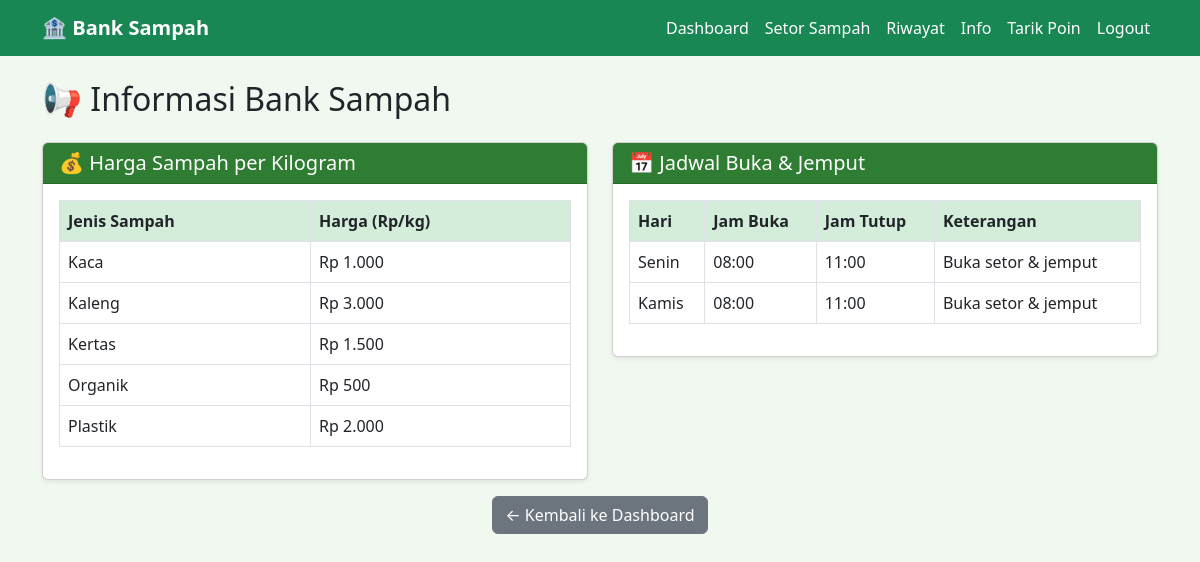
/info.php, run on the app's committed database.
### tables this page shows
CREATE TABLE harga_sampah (
    id INT AUTO_INCREMENT PRIMARY KEY,
    jenis_sampah VARCHAR(50) UNIQUE NOT NULL,
    harga_per_kg INT NOT NULL
);

CREATE TABLE jadwal (
    id INT AUTO_INCREMENT PRIMARY KEY,
    hari VARCHAR(20) NOT NULL,
    jam_buka TIME NOT NULL,
    jam_tutup TIME NOT NULL,
    keterangan TEXT
);

### info.php (the view, shortened to what this page needs)
<?php
$conn = mysqli_connect("localhost", "root", "", "bank_sampah");
$query_harga = "SELECT jenis_sampah, harga_per_kg FROM harga_sampah ORDER BY jenis_sampah";
$result_harga = mysqli_query($conn, $query_harga);
$query_jadwal = "SELECT hari, jam_buka, jam_tutup, keterangan FROM jadwal ORDER BY FIELD(hari, 'Senin', 'Selasa', 'Rabu', 'Kamis', 'Jumat', 'Sabtu', 'Minggu')";
$result_jadwal = mysqli_query($conn, $query_jadwal);
?>
<!DOCTYPE html>
<html lang="id">
<head>
    <link href="https://cdn.jsdelivr.net/npm/bootstrap@5.3.0-alpha1/dist/css/bootstrap.min.css" rel="stylesheet">
</head>
<body>
    <nav class="navbar navbar-expand-lg bg-success">
        <div class="container">
            <a class="navbar-brand text-white fw-bold" href="dashboard.php">🏦 Bank Sampah</a>
            <div class="collapse navbar-collapse">
                <ul class="navbar-nav ms-auto">
                    <li class="nav-item"><a class="nav-link text-white" href="dashboard.php">Dashboard</a></li>
                    <li class="nav-item"><a class="nav-link text-white" href="setor.php">Setor Sampah</a></li>
                    <li class="nav-item"><a class="nav-link text-white" href="riwayat.php">Riwayat</a></li>
                    <li class="nav-item"><a class="nav-link text-white active" href="info.php">Info</a></li>
                    <li class="nav-item"><a class="nav-link text-white" href="tarik.php">Tarik Poin</a></li>
                    <li class="nav-item"><a class="nav-link text-white" href="logout.php">Logout</a></li>
                </ul>
            </div>
        </div>
    </nav>
    <div class="container mt-4">
        <h2 class="mb-4">📢 Informasi Bank Sampah</h2>
        <div class="row">
            <div class="col-md-6">
                <div class="card shadow-sm">
                    <div class="card-header card-header-custom">
                        <h5 class="mb-0">💰 Harga Sampah per Kilogram</h5>
                    </div>
                    <div class="card-body">
                        <?php if (mysqli_num_rows($result_harga) > 0): ?>
                            <table class="table table-bordered table-hover">
                                <thead class="table-harga">
                                    <tr><th>Jenis Sampah</th><th>Harga (Rp/kg)</th></tr>
                                </thead>
                                <tbody>
                                    <?php while($row = mysqli_fetch_assoc($result_harga)): ?>
                                    <tr>
                                        <td><?= ucfirst($row['jenis_sampah']) ?></td>
                                        <td>Rp <?= number_format($row['harga_per_kg'], 0, ',', '.') ?></td>
                                    </tr>
                                    <?php endwhile; ?>
                                </tbody>
                            </table>
                        <?php else: ?>
                            <div class="alert alert-warning">Belum ada data harga. Silakan tambah di phpMyAdmin.</div>
                        <?php endif; ?>
                    </div>
                </div>
            </div>
            <div class="col-md-6">
                <div class="card shadow-sm">
                    <div class="card-header card-header-custom">
                        <h5 class="mb-0">📅 Jadwal Buka & Jemput</h5>
                    </div>
                    <div class="card-body">
                        <?php if (mysqli_num_rows($result_jadwal) > 0): ?>
                            <table class="table table-bordered table-hover">
                                <thead class="table-harga">
                                    <tr><th>Hari</th><th>Jam Buka</th><th>Jam Tutup</th><th>Keterangan</th></tr>
                                </thead>
                                <tbody>
                                    <?php while($row = mysqli_fetch_assoc($result_jadwal)): ?>
                                    <tr>
                                        <td><?= $row['hari'] ?></td>
                                        <td><?= date('H:i', strtotime($row['jam_buka'])) ?></td>
                                        <td><?= date('H:i', strtotime($row['jam_tutup'])) ?></td>
                                        <td><?= htmlspecialchars($row['keterangan']) ?></td>
                                    </tr>
                                    <?php endwhile; ?>
                                </tbody>
                            </table>
                        <?php else: ?>
                            <div class="alert alert-warning">Belum ada data jadwal. Silakan tambah di phpMyAdmin.</div>
                        <?php endif; ?>
                    </div>
                </div>
            </div>
        </div>
        <div class="mt-3 text-center">
            <a href="dashboard.php" class="btn btn-secondary">← Kembali ke Dashboard</a>
        </div>
    </div>
</body>
</html>

### info.php (style rules this page uses)
body { background: #f0f8f0; }
.card-header-custom { background: #2e7d32; color: white; }
.table-harga th { background: #d4edda; }

### data on the page
harga_sampah: jenis_sampah "Kaca", harga_per_kg "1.000"
harga_sampah: jenis_sampah "Kaleng", harga_per_kg "3.000"
harga_sampah: jenis_sampah "Kertas", harga_per_kg "1.500"
harga_sampah: jenis_sampah "Organik", harga_per_kg "500"
harga_sampah: jenis_sampah "Plastik", harga_per_kg "2.000"
jadwal: hari "Senin", jam_buka "08:00", jam_tutup "11:00", keterangan "Buka setor & jemput"
jadwal: hari "Kamis", jam_buka "08:00", jam_tutup "11:00", keterangan "Buka setor & jemput"
